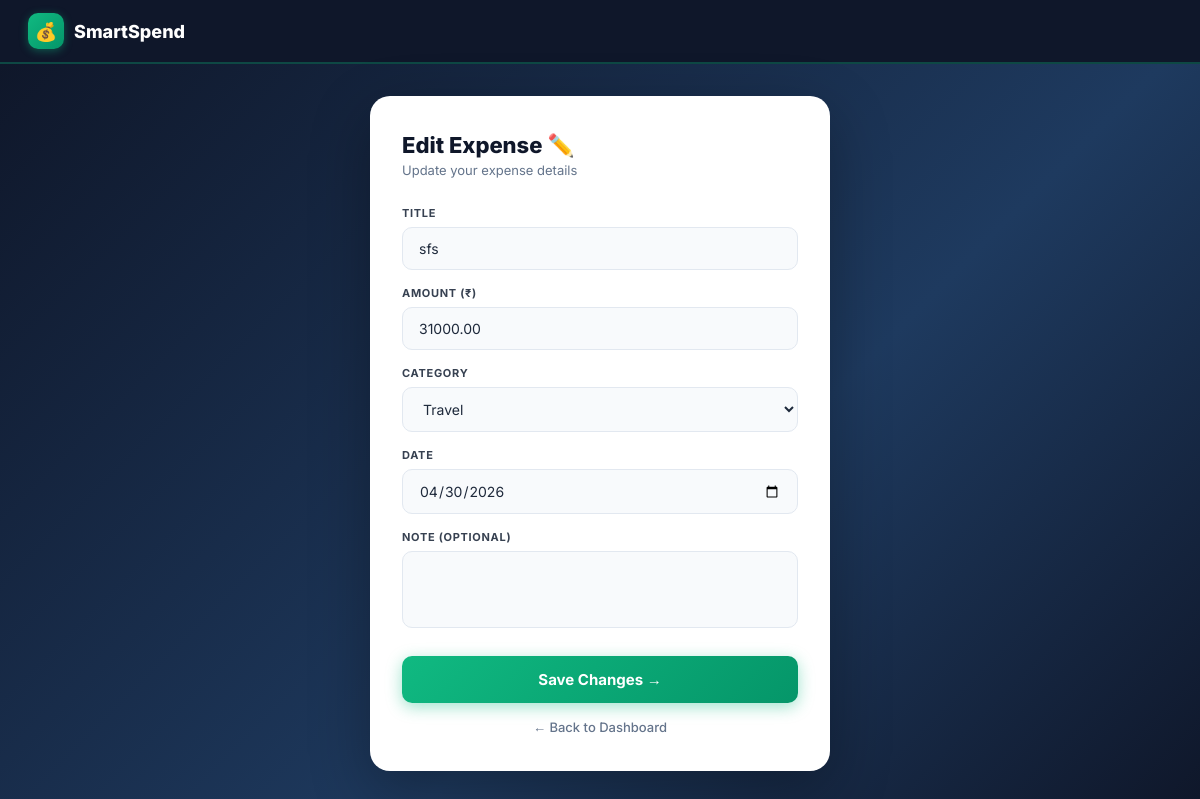
Page /edit/6/ (signed in) on the earlier database version.
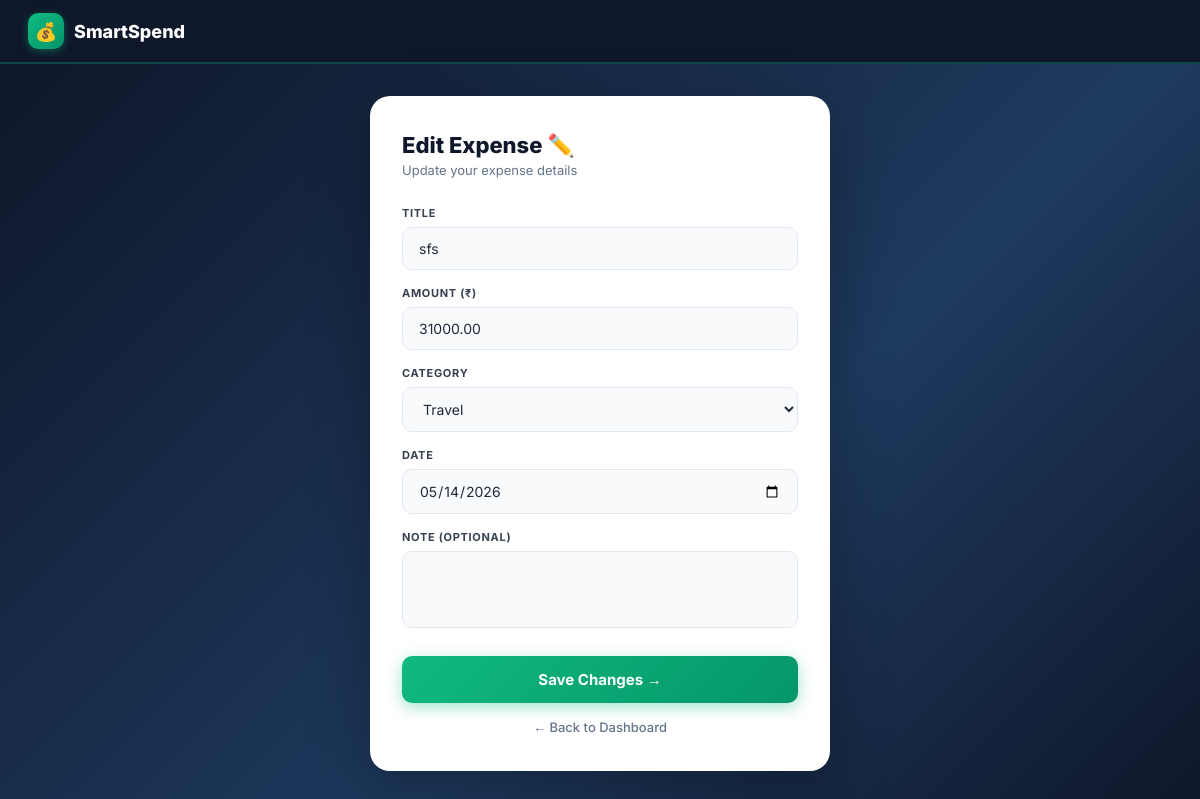
Same page on the later database version.
### expenses/models.py (models this page shows, shortened)
class Expense(models.Model):
    user = models.ForeignKey(User, on_delete=models.CASCADE)
    title = models.CharField(max_length=200)
    amount = models.DecimalField(max_digits=12, decimal_places=2)
    category = models.CharField(max_length=100)
    date = models.DateField()
    note = models.TextField(blank=True)

### expenses/views.py (the view, shortened to what this page needs)
# urls.py: path('edit/<int:id>/', views.edit_expense, name='edit_expense'),
@login_required
def edit_expense(request, id):
    expense = Expense.objects.get(id=id, user=request.user)
    return render(request, 'edit_expense.html', {'expense': expense})

### expenses/templates/edit_expense.html (shortened to what this page needs)
<!DOCTYPE html>
<html>
<head>
</head>
<body>
  <nav class="navbar">
    <a href="/" class="nav-brand">
      <div class="nav-brand-icon">💰</div>
      <div class="nav-brand-name">SmartSpend</div>
    </a>
  </nav>
  <div class="page-wrapper">
    <div class="form-card">
      <div class="card-header">
        <div class="card-title">Edit Expense ✏️</div>
        <div class="card-sub">Update your expense details</div>
      </div>
      <form method="POST">
        <div class="input-group">
          <label class="input-label">Title</label>
          <input type="text" name="title" class="input-field" value="{{ expense.title }}" required>
        </div>
        <div class="input-group">
          <label class="input-label">Amount (₹)</label>
          <input type="number" name="amount" class="input-field" value="{{ expense.amount }}" step="0.01" required>
        </div>
        <div class="input-group">
          <label class="input-label">Category</label>
          <select name="category" class="input-field">
            <option {% if expense.category == 'Travel' %}selected{% endif %}>Travel</option>
          </select>
        </div>
        <div class="input-group">
          <label class="input-label">Date</label>
          <input type="date" name="date" class="input-field" value="{{ expense.date|date:'Y-m-d' }}" required>
        </div>
        <div class="input-group">
          <label class="input-label">Note (Optional)</label>
          <textarea name="note" class="input-field" rows="3" style="resize:none;">{{ expense.note }}</textarea>
        </div>
        <button type="submit" class="submit-btn">Save Changes →</button>
      </form>
      <a href="/" class="back-link">← Back to Dashboard</a>
    </div>
  </div>
</body>
</html>

Differences in the rows shown:
changed Expense "sfs": date "04/30/2026" → "05/14/2026"
